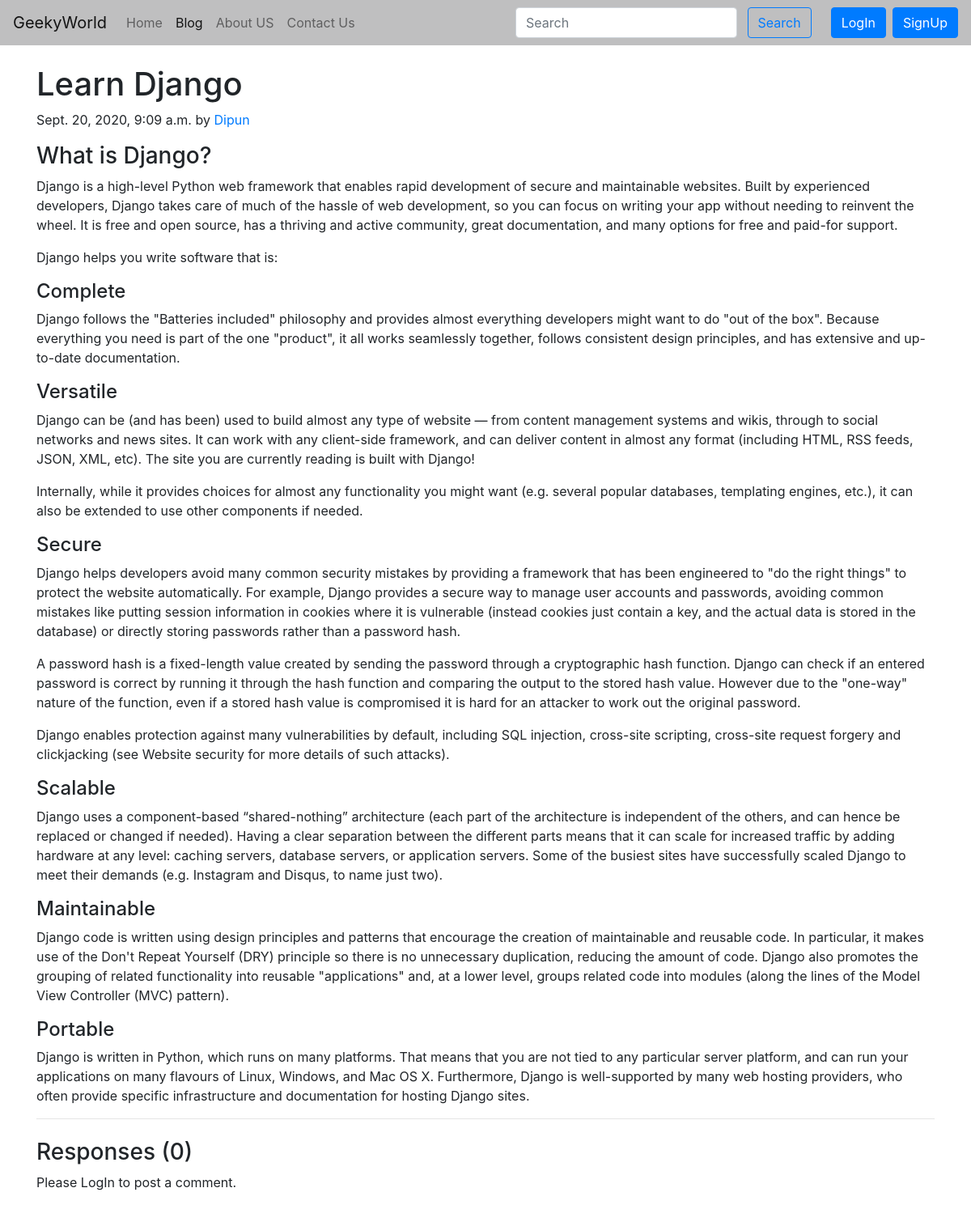
/blog/learn-django, run on an earlier commit of the app's database.
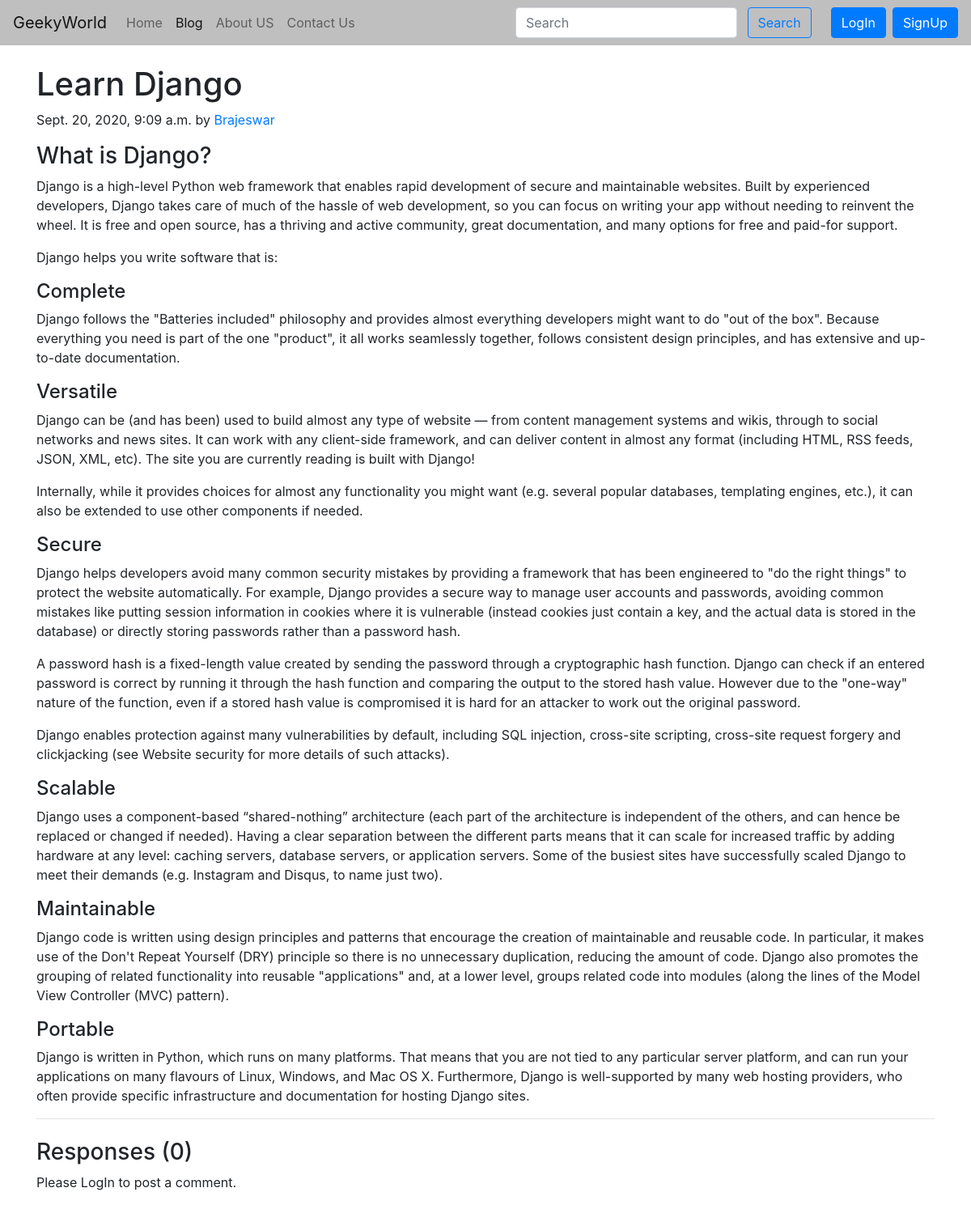
And on a later commit of the database.
### blog/models.py (models this page shows, shortened)
class Post(models.Model):
    sno = models.AutoField(primary_key=True)
    title = models.CharField(max_length=100)
    content = models.TextField()
    author = models.CharField(max_length=100)
    slug = models.CharField(max_length=130)
    timeStamp = models.DateTimeField(blank=True)

### blog/views.py (the view)
# urls.py: path('<str:slug>', views.blogPost, name='blogPost'),
def blogPost(request, slug):
    post = Post.objects.filter(slug=slug).first()
    comments = BlogComment.objects.filter(post=post, parent=None)
    replies = BlogComment.objects.filter(post=post).exclude(parent=None)
    replyDict = {}    # reply dictionary
    for reply in replies:
        if reply.parent.sno not in replyDict.keys():
            replyDict[reply.parent.sno] = [reply]
        else:
            replyDict[reply.parent.sno].append(reply)
    context = {'post':post, 'comments': comments, 'user':request.user, 'replyDict':replyDict}
    return render(request, 'blog/blogPost.html', context)

### templates/blog/blogPost.html (shortened to what this page needs)
{% extends 'base.html' %}
{% block blogactive %} active {% endblock blogactive %}
{% block body %}
{% load humanize %}
{% load extras %}
<div class="container my-4">
  <h2 class="blog-post-title">{{post.title|safe}}</h2>
  <p class="blog-post-meta">{{post.timeStamp}} by <a href="/about">{{post.author}}</a></p>
  <p>{{post.content|safe}}</p>
  <hr>
</div>
<div class="container">
  <h3>Responses ({{comments.count}})</h3>
  <div class="my-2">
    {% if user.is_authenticated %}
    <form action="/blog/postComment" method="POST">
      {% csrf_token %}
      <div class="form-group">
        <label for="comment"></label>
        <input type="text" name="comment" class="form-control" placeholder="What are your thoughts?">
      </div>
      <input type="hidden" name="postSno" value="{{post.sno}}">
      <input type="hidden" name="parentSno" value="">
      <button type="submit" class="btn btn-primary">Submit</button>
    </form>
    {% else %}
    <p>Please LogIn to post a comment.</p>
    {% endif %}
  </div>
  {% load static %}
</div>
{% endblock body %}

What changed in the data, as far as the page shows it:
changed Post "Learn Django": author "Dipun" → "Brajeswar"
